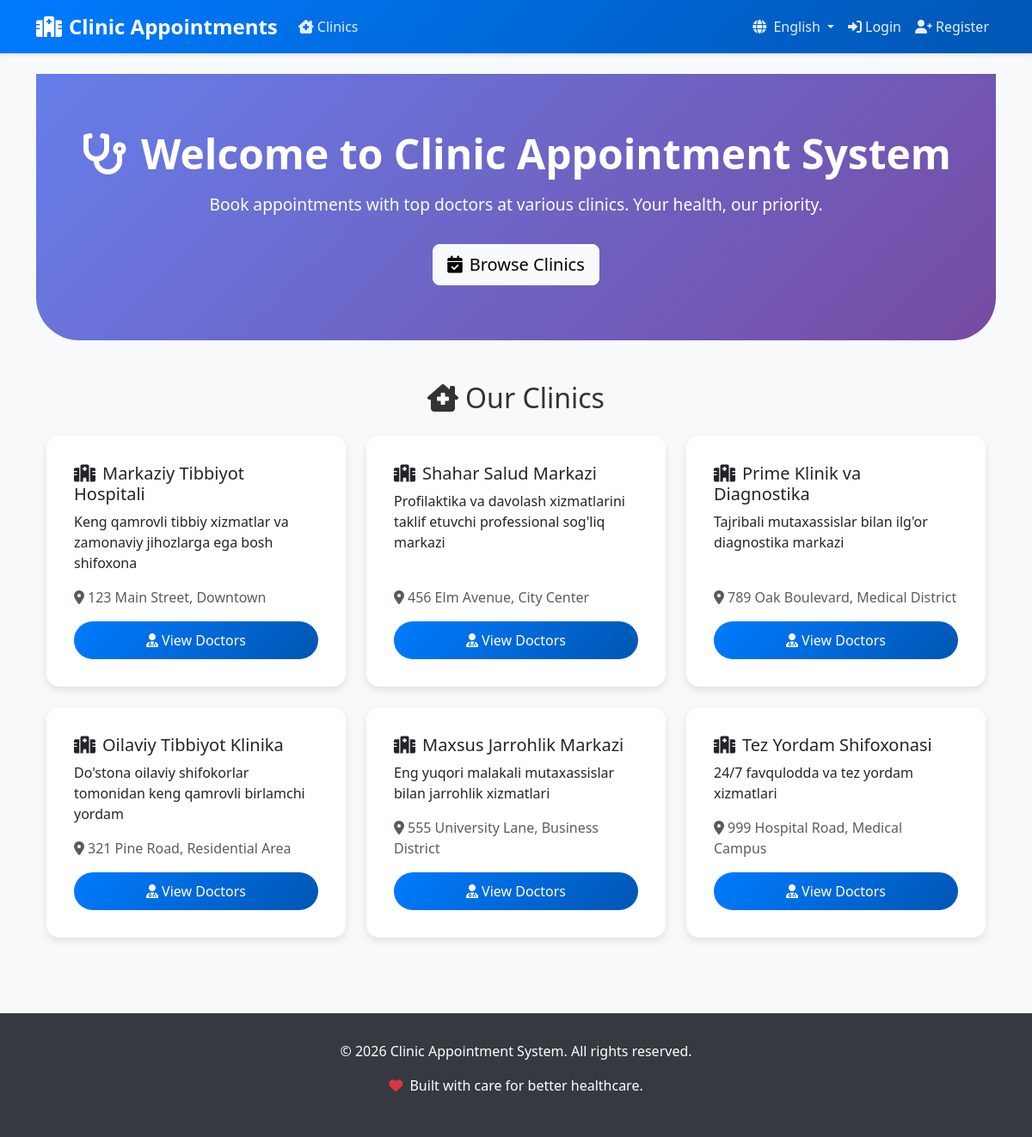
The page / on the database its author committed.
### clinic/models.py (models this page shows, shortened)
class Clinic(models.Model):
    name = models.CharField(_('Name'), max_length=100)
    address = models.TextField(_('Address'))
    description = models.TextField(_('Description'), blank=True)
    class Meta:
        verbose_name = _('Clinic')
        verbose_name_plural = _('Clinics')

### clinic/views.py (the view)
# urls.py: path('', views.home, name='home'),
def home(request):
    clinics = Clinic.objects.all()
    return render(request, 'clinic/home.html', {'clinics': clinics})

### clinic/templates/clinic/home.html (shortened to what this page needs)
{% extends 'clinic/base.html' %}
{% load i18n %}
{% block content %}
<div class="hero-section">
    <div class="container">
        <h1><i class="fas fa-stethoscope me-3"></i>{% trans "Welcome to Clinic Appointment System" %}</h1>
        <p>{% trans "Book appointments with top doctors at various clinics. Your health, our priority." %}</p>
        <a href="{% url 'clinic_list' %}" class="btn btn-light btn-lg"><i class="fas fa-calendar-check me-2"></i>{% trans "Browse Clinics" %}</a>
    </div>
</div>
<div class="container mt-5">
    <h2 class="text-center mb-4"><i class="fas fa-clinic-medical me-2"></i>{% trans "Our Clinics" %}</h2>
    <div class="row">
        {% for clinic in clinics %}
        <div class="col-lg-4 col-md-6 mb-4">
            <div class="card h-100">
                <div class="card-body d-flex flex-column">
                    <h5 class="card-title"><i class="fas fa-hospital me-2"></i>{{ clinic.name }}</h5>
                    <p class="card-text flex-grow-1">{{ clinic.description }}</p>
                    <p class="text-muted"><i class="fas fa-map-marker-alt me-1"></i>{{ clinic.address }}</p>
                    <a href="{% url 'clinic_detail' clinic.id %}" class="btn btn-primary mt-auto"><i class="fas fa-user-md me-1"></i>{% trans "View Doctors" %}</a>
                </div>
            </div>
        </div>
        {% endfor %}
    </div>
</div>
{% endblock %}

### clinic/static/clinic/css/style.css (style rules this page uses)
body { font-family: 'Segoe UI', Tahoma, Geneva, Verdana, sans-serif; background-color: #f8f9fa; color: #333; }
.btn-primary { background: linear-gradient(135deg, #007bff, #0056b3); border: none; border-radius: 25px; padding: 10px 20px; font-weight: 500; transition: all 0.3s ease; }
.card { border: none; border-radius: 15px; box-shadow: 0 4px 8px rgba(0,0,0,0.1); transition: all 0.3s ease; overflow: hidden; }
.card-body { padding: 2rem; }
.hero-section { background: linear-gradient(135deg, #667eea 0%, #764ba2 100%); color: white; padding: 4rem 0; text-align: center; border-radius: 0 0 50px 50px; }
.hero-section h1 { font-size: 3rem; font-weight: 700; margin-bottom: 1rem; }
.hero-section p { font-size: 1.2rem; margin-bottom: 2rem; }

### rows shown on the page
Clinic: name "Markaziy Tibbiyot Hospitali", description "Keng qamrovli tibbiy xizmatlar va zamonaviy jihozlarga ega bosh shifoxona", address "123 Main Street, Downtown"
Clinic: name "Shahar Salud Markazi", description "Profilaktika va davolash xizmatlarini taklif etuvchi professional sog'liq markazi", address "456 Elm Avenue, City Center"
Clinic: name "Prime Klinik va Diagnostika", description "Tajribali mutaxassislar bilan ilg'or diagnostika markazi", address "789 Oak Boulevard, Medical District"
Clinic: name "Oilaviy Tibbiyot Klinika", description "Do'stona oilaviy shifokorlar tomonidan keng qamrovli birlamchi yordam", address "321 Pine Road, Residential Area"
Clinic: name "Maxsus Jarrohlik Markazi", description "Eng yuqori malakali mutaxassislar bilan jarrohlik xizmatlari", address "555 University Lane, Business District"
Clinic: name "Tez Yordam Shifoxonasi", description "24/7 favqulodda va tez yordam xizmatlari", address "999 Hospital Road, Medical Campus"
